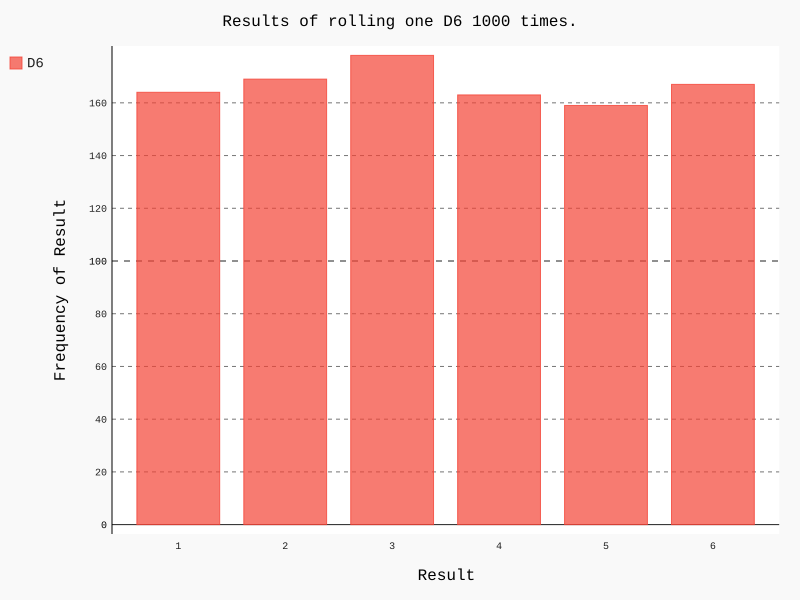

Generate this figure with Python:
import pygal

from die import Die

# 创建一个D6
die = Die()

# 掷几次骰子,并将结果存储在一个列表中
results = []
for roll_num in range(1000):
    result = die.roll()
    results.append(result)

# 分析结果
frequencies = []
for value in range(1, die.num_sides+1):
    frequency = results.count(value)  # 我们遍历可能的点数(这里为1~6),计算每种点数在
    # results中出现了多少次.
    frequencies.append(frequency)

# 对结果进行可视化
# 条形图
hist = pygal.Bar()

hist.title = "Results of rolling one D6 1000 times."
hist.x_labels = ['1', '2', '3', '4', '5', '6']  # 将掷D6骰子的可能结果用作x轴的标签.
hist.x_title = "Result"
hist.y_title = "Frequency of Result"

hist.add('D6', frequencies)  # 我们使用add()将一系列值添加到图表中(向它传递要给添加的值
# 指定的标签,还有一个列表,其中包含将出现在图表中的值)
hist.render_to_file('die_visual.svg')  # 我们将这个图表渲染为一个SVG文件,这种文件的扩
# 展名必须为.svg.
